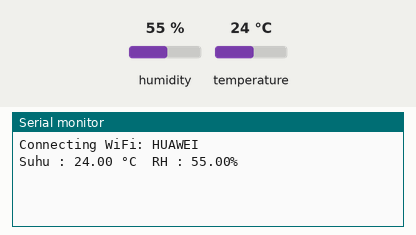
Simulated run of this sketch. Board: ESP8266 (NodeMCU). On the bench: the last lines printed to the serial monitor. Inputs (shaded band) come from the test bench; at power-on: humidity 55 %, temperature 24 °C. WiFi joins after 1.5 s; servers stay silent unless stated.

Above: at 5.0 s.
5.1 s: humidity set to 22 %
At 7.2 s:
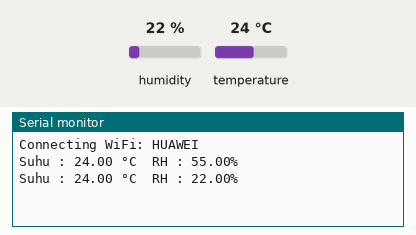
7.7 s: temperature set to 12 °C
At 8.4 s:
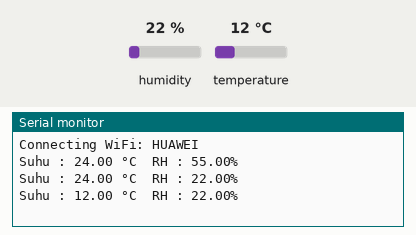
10.3 s: humidity set to 40 %
At 13.2 s:
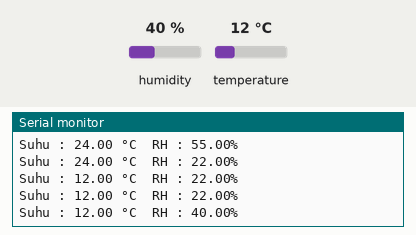
Timing chart, 0 to 14.7 s (numbered marks = the images above; inputs shaded):
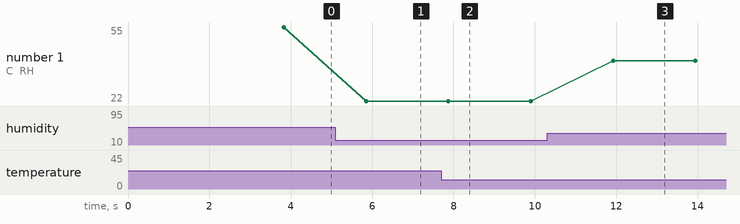

Measured:
- after the input at 5.1 s, the serial monitor: prints a new line after 0.75 s (image 1)
- after the input at 7.7 s, the serial monitor: prints a new line after 0.18 s (image 2)
- after the input at 10.3 s, the serial monitor: prints a new line after 1.6 s (image 3)
- plotted number 1: 55 → 22 after the input at 5.1 s, 22 → 40 after the input at 10.3 s

The sketch:

NodeMCU_DHT11_Blynk_Telegram_Trial_3.ino
```cpp
//library blynk
#define BLYNK_PRINT Serial
#include <SPI.h>
#include <SimpleTimer.h>

//library ESP8266
#include <ESP8266WiFi.h>
#include <WiFiClientSecure.h>
#include <BlynkSimpleEsp8266.h>

//library telegram
#include <UniversalTelegramBot.h>
#define BOTtoken "1422959392:AAFA2xAGyR1eM1tvq3hzX5zazeWMkJGXgAc" //token bot telegram
#define idChat "326286458" //idbot

//library dht
#include "DHT.h"
#define DHTPIN 2 //GPIO D4
#define DHTTYPE DHT11
DHT dht(DHTPIN, DHTTYPE);

SimpleTimer timer;

char auth[] = "c8HqLVcjRdrvoUO3plcaDWEYOkE4OuSx"; //get token from blynk app android
char ssid[] = "HUAWEI"; //nama wifi
char password[] = "pastibisa"; //password wifi

WiFiClientSecure client;
UniversalTelegramBot bot(BOTtoken, client);

unsigned long interval = 3600000; // time to wait 1 hour
unsigned long previousMillis = 0; // millis() returns an unsigned long.

void sendSensor () {
    float h = dht.readHumidity();
    float t = dht.readTemperature(); // or dht.readTemperature(true) for Fahrenheit
    if (isnan(h) || isnan(t)) {
        Serial.println("Failed to read from DHT sensor!");
        return;
    }
    Blynk.virtualWrite(V0, t); // V6 for temperature
    Blynk.virtualWrite(V1, h); // V5 for humidity
}

void setup() {
    Serial.begin(9600);
    Serial.print("Connecting WiFi: ");
    Serial.println(ssid);
    Blynk.begin(auth, ssid, password);
    client.setInsecure();
    dht.begin();
    timer.setInterval(1000L, sendSensor);
    delay(2000);
}

void loop() {
    Blynk.run();
    timer.run();
    float t = dht.readTemperature();
    float h = dht.readHumidity();
    Serial.print("Suhu : ");
    Serial.print(t);
    Serial.print(" °C\t");
    Serial.print("RH : ");
    Serial.print(h);
    Serial.println("%");

    if (t < 36.00) {
        unsigned long currentMillis = millis(); // grab current time
        bot.sendChatAction(idChat, "Sedang mengetik...");
        delay(1000);
        String dingin = "Suhu Sekarang : ";
        dingin += float (t);
        dingin += " °C\t";
        dingin += "RH : ";
        dingin += float(h);
        dingin += "%\n";
        dingin += "Suhu dingin!\n";
        if ((unsigned long)(currentMillis - previousMillis) >= interval) {
            bot.sendMessage(idChat, dingin, "");
            delay(500);
            Serial.println("Mengirim data sensor ke telegram");
            // save the "current" time
            previousMillis = millis();
            delay(500);
        }
    }
    if (t < 38.00) {
        unsigned long currentMillis = millis(); // grab current time
        bot.sendChatAction(idChat, "Sedang mengetik...");
        delay(1000);
        String normal = "Suhu Sekarang : ";
        normal += float (t);
        normal += " °C\t";
        normal += "RH : ";
        normal += float(h);
        normal += "%\n";
        normal += "Suhu normal!\n";
        if ((unsigned long)(currentMillis - previousMillis) >= interval) {
            bot.sendMessage(idChat, normal, "");
            delay(500);
            Serial.println("Mengirim data sensor ke telegram");
            // save the "current" time
            previousMillis = millis();
            delay(500);
        }
    }
    if (t > 38.00) {
        unsigned long currentMillis = millis(); // grab current time
        bot.sendChatAction(idChat, "Sedang mengetik...");
        delay(1000);
        String panas = "Suhu Sekarang : ";
        panas += float (t);
        panas += " °C\t";
        panas += "RH : ";
        panas += float(h);
        panas += "%\n";
        panas += "Suhu normal!\n";
        if ((unsigned long)(currentMillis - previousMillis) >= interval) {
            bot.sendMessage(idChat, panas, "");
            delay(500);
            Serial.println("Mengirim data sensor ke telegram");
            // save the "current" time
            previousMillis = millis();
            delay(500);
        }
    }
}
```
